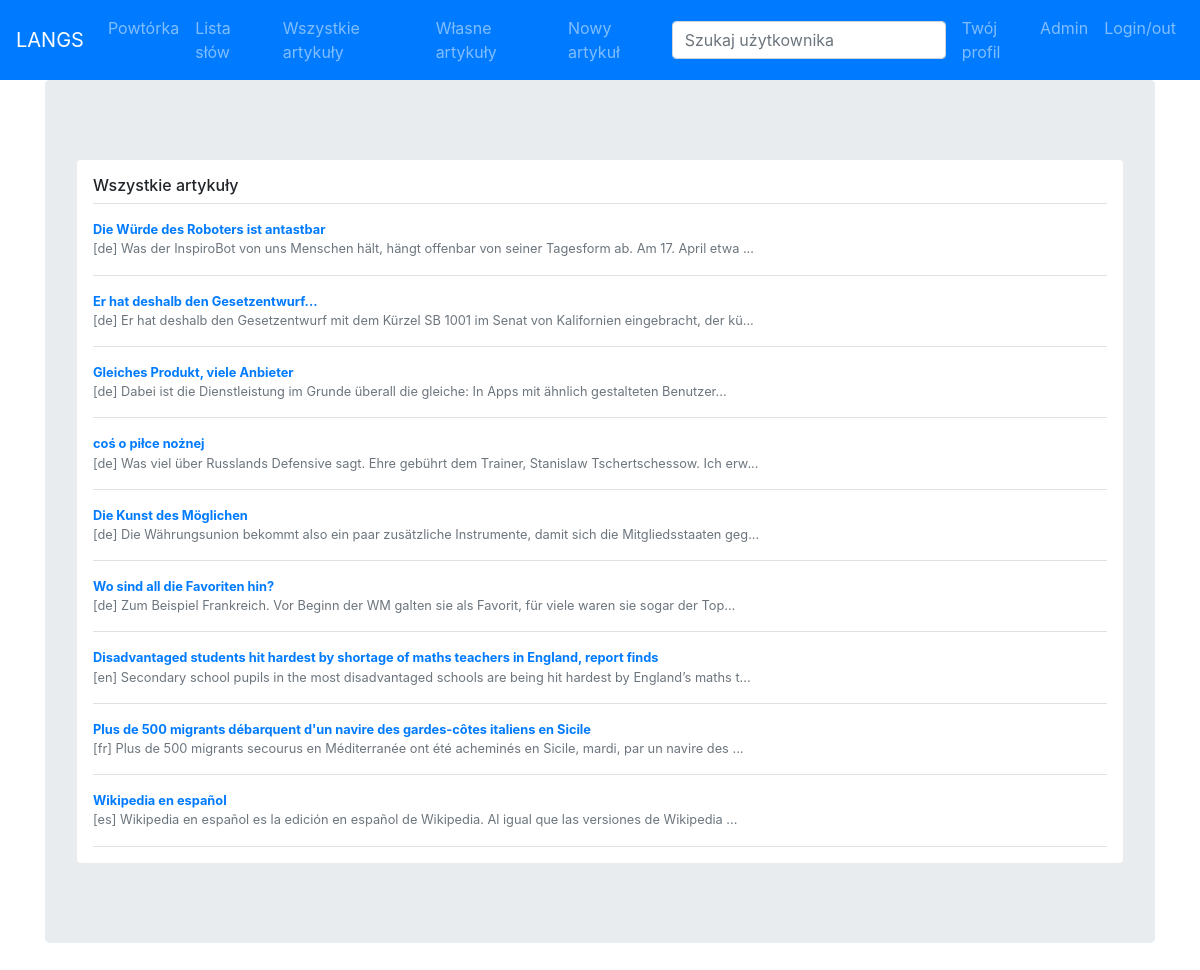
/article_list?type=all (signed in), run on the app's committed database.
### learn/models.py (models this page shows)
class Article(models.Model):
    uploader = models.ForeignKey(User, on_delete=models.CASCADE)
    language = models.CharField(max_length=8)
    title = models.TextField()
    contents = models.TextField()

### learn/views.py (the view)
# urls.py: path('article_list', views.article_list),
@login_required(redirect_field_name=None)
def article_list(request):
    type = request.GET['type']
    template = loader.get_template('article_list.html')
    if type == 'all':
        articles = [ (a.id, a.language, a.title, a.contents[0:100]+"...") for a in Article.objects.all()]
    elif type == 'id':
        id = request.GET['id']
        user = User.objects.get(id=id)
        articles = [ (a.id, a.language, a.title, a.contents[0:100]+"...") for a in Article.objects.filter(uploader=user)]
    context = {
        'title' : 'Twoje artykuły' if type == 'mine' else 'Wszystkie artykuły',
        'articles' : articles,
    }
    return HttpResponse(template.render(context, request))

### learn/templates/article_list.html
{% extends "main_frame.html" %}
{% block contents %}
<div class="my-3 p-3 bg-white rounded box-shadow">
  <h6 class="border-bottom border-gray pb-2 mb-0">{{ title }}</h6>
  {% for i, lang, title, beginning in articles %}
  <div class="media text-muted pt-3">
    <p class="media-body pb-3 mb-0 small lh-125 border-bottom border-gray">
    <a href="/article/{{ i }}">
      <strong class="d-block text-gray-dark">{{ title }}</strong>
    </a>
    [{{lang}}]
    {{ beginning }}
    </p>
  </div>
  {% endfor %}
</div>
{% endblock %}

### data on the page
Article: articles "Die Würde des Roboters ist antastbar", articles "de"
Article: articles "Er hat deshalb den Gesetzentwurf...", articles "de"
Article: articles "Gleiches Produkt, viele Anbieter", articles "de"
Article: articles "coś o piłce nożnej", articles "de"
Article: articles "Die Kunst des Möglichen", articles "de"
Article: articles "Wo sind all die Favoriten hin?", articles "de"
Article: articles "Disadvantaged students hit hardest by shortage of maths teachers in England, report finds", articles "en"
Article: articles "Plus de 500 migrants débarquent d'un navire des gardes-côtes italiens en Sicile", articles "fr"
Article: articles "Wikipedia en español", articles "es"

### other printed values
{{ title }} "Wszystkie artykuły"
{{ beginning }} "Was der InspiroBot von uns Menschen hält, hängt offenbar von seiner Tagesform ab. Am 17. April etwa ..." "Er hat deshalb den Gesetzentwurf mit dem Kürzel SB 1001 im Senat von Kalifornien eingebracht, der kü..." "Dabei ist die Dienstleistung im Grunde überall die gleiche: In Apps mit ähnlich gestalteten Benutzer..." "Was viel über Russlands Defensive sagt. Ehre gebührt dem Trainer, Stanislaw Tschertschessow. Ich erw..." "Die Währungsunion bekommt also ein paar zusätzliche Instrumente, damit sich die Mitgliedsstaaten geg..." "Zum Beispiel Frankreich. Vor Beginn der WM galten sie als Favorit, für viele waren sie sogar der Top..." "Secondary school pupils in the most disadvantaged schools are being hit hardest by England’s maths t..." "Plus de 500 migrants secourus en Méditerranée ont été acheminés en Sicile, mardi, par un navire des ..." "Wikipedia en español es la edición en español de Wikipedia. Al igual que las versiones de Wikipedia ..."
